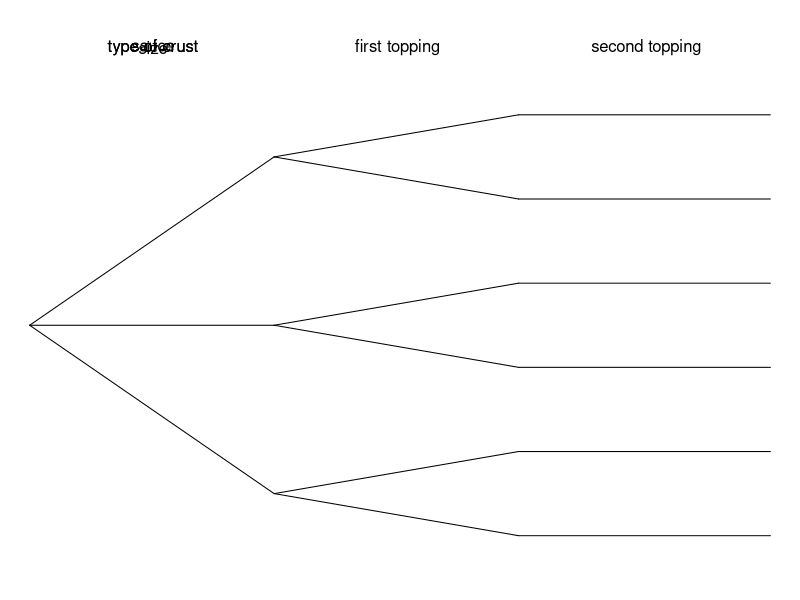

Write R code to recreate this figure.
## ---- chunk 1
names = read.csv("names2.txt", header = FALSE, sep = ",")

item = c("type of crust","type of crust","size","sauce")
items = c("types of crust","types of crust","sizes","sauces")


while(T){
  ns = sample(2:5,2,replace=T)
  ns[3] = ns[2]-1
  if(prod(ns) < 21){
    break
  }
}

na = sample(names,1)
i = 1:length(item)
it = item[i]
its = items[i]
## ---- chunk 2
par(mar=c(0,0,0,0))
plot(1,1,type ="n",axes=F,ann=F,xlim=c(0,1),ylim=c(0,1.1))
a = ns[1]
b = prod(ns[1:2])
c = prod(ns)

as = (2*(1:a)-1)/(a*2)
bs = (2*(1:b)-1)/(b*2)
cs = (2*(1:c)-1)/(c*2)

# cs = 1:prod(ns)/(prod(ns)+1)
# bs = 1:prod(ns[1:2])/(prod(ns[1:2])+1)
# as = 1:ns[1]/(prod(ns[1])+1)
# points(0,0.5)
# points(rep(0.33,length(as)),as)
# points(rep(0.66,length(bs)),bs)
# points(rep(1,length(cs)),cs)
for(i in 1:ns[1]){
  lines(c(0,0.33),c(0.5,as[i]))
  for(j in 1:ns[2]){
    lines(c(0.33,0.66),c(as[i],bs[(i-1)*ns[2]+j]))
    for(k in 1:ns[3]){
      lines(c(0.66,1),c(bs[(i-1)*ns[2]+j],cs[((i-1)*ns[2]+j-1)*ns[3]+k]))
    }
  }
}
text(0.1666,1.05,it)
text(0.33+0.1666,1.05,"first topping")
text(0.666+0.1666,1.05,"second topping")
